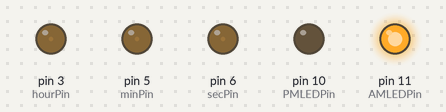
Simulated run of this sketch. Board: Arduino Uno, built with avr-gcc and run on an emulated ATmega328P. Shown: output pins drawn as LEDs (lit = HIGH). The local clock reads 2024-03-15 10:24:30 at power-on unless the sketch sets it.

Above: at 0.1 s.
At 1.3 s:
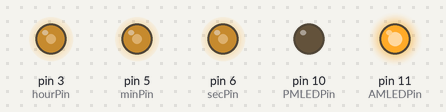
At 2.5 s:
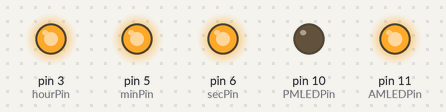
At 5.2 s:
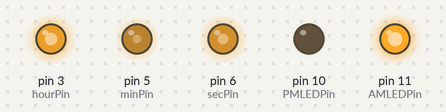
At 21.1 s:
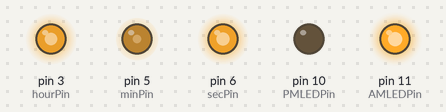
At 38.1 s:
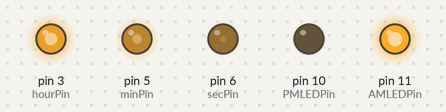
Timing chart, 0 to 40.0 s (numbered marks = the images above):
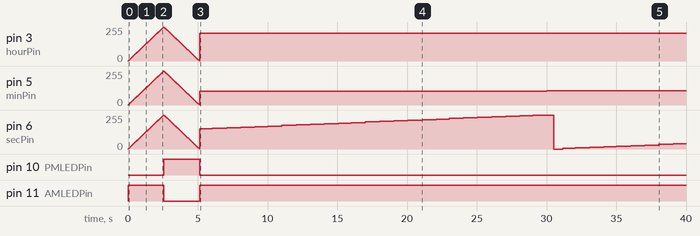

The sketch:

vm_clock.ino
```cpp
#include <RTClib.h> // https://github.com/adafruit/RTClib
#include <Wire.h>

const int secPin = 6;
const int minPin = 5;
const int hourPin = 3;
const int AMLEDPin = 11;
const int PMLEDPin = 10;

bool isSecDecay = false;
bool isMinDecay = false;
bool isHourDecay = false;
bool runDelay = false;
int decayPins[] = {secPin, minPin, hourPin}; // order must match isDecayPins in Decay method

const int buttonPin1 = 8;     // the number of the pushbutton pin
const int buttonPin2 = 7;     // the number of the pushbutton pin

int buttonState1 = 0;         // variable for reading the pushbutton status
int buttonState2 = 0;         // variable for reading the pushbutton status

int hp1 = 0;
int hp2 = 0;

RTC_DS1307 rtc;

/**
  * Changes the meter over a range of values. All pins will change to the same
     value at relatively the same time
  *
  * @param int startVal   The starting value
  * @param int endVal     The ending value
  * @param int decayRate  The rate of change on each `delayTime`
                          (positive goes up, negative goes down)
  * @param int delayTime  The delay between changes
 */
void Decay(int startVal, int endVal, int decayRate, int delayTime) {
  int decay = startVal;
  bool isDecayPins[] = {isSecDecay, isMinDecay, isHourDecay};

  // Loop through the decays
  for (int i = 0; i <= abs(startVal - endVal); i++) {
    // Loop through the pins
    for (int j = 0; j < sizeof decayPins/sizeof decayPins[0]; j++) {
      if (isDecayPins[j]) {
        analogWrite(decayPins[j], decay);
      }
    }

    delay(delayTime);
    decay += decayRate;

    if (decay < 0) {
      decay = 0;
    }
  }

}

void InitializeButton() {
  // ## INITIALIZE BUTTON CODE

  pinMode(buttonPin1, INPUT);
  pinMode(buttonPin2, INPUT);
}

void InitializePin() {
  // ## INITIALIZE PINS
  pinMode(AMLEDPin, OUTPUT);
  pinMode(PMLEDPin, OUTPUT);

  isSecDecay = true;
  isMinDecay = true;
  isHourDecay = true;

  digitalWrite(AMLEDPin, HIGH);
  digitalWrite(PMLEDPin, LOW);
  Decay(0, 255,  1, 10);

  digitalWrite(AMLEDPin, LOW);
  digitalWrite(PMLEDPin, HIGH);
  Decay(255, 0, -1, 10);

  isSecDecay = false;
  isMinDecay = false;
  isHourDecay = false;
}

void setup() {

  Serial.begin(9600);
  Wire.begin();
  rtc.begin();

  InitializeButton();
  InitializePin();
}

/***
 *    ______                           _________     _________
 *    ___  / ____________________      __  ____/___________  /____
 *    __  /  _  __ \  __ \__  __ \     _  /    _  __ \  __  /_  _ \
 *    _  /___/ /_/ / /_/ /_  /_/ /     / /___  / /_/ / /_/ / /  __/
 *    /_____/\____/\____/_  .___/      \____/  \____/\__,_/  \___/
 *                       /_/
 */

void buttonLoop() {
//  buttonState1 = digitalRead(buttonPin1);
//  buttonState2 = digitalRead(buttonPin2);
//
//  if ((buttonState1 == HIGH) && (hp1 == 0)) {
//    Serial.println("Pressed1");
//    setTime(hour() + 1, minute(), second(), day(), month(), year());
//    Serial.println(hour());
//    hp1 = 1;
//    delay(200);
//  } else if (buttonState1 == LOW) {
//    hp1 = 0;
//  }
//
//  if ((buttonState2 == HIGH) && (hp2 == 0)) {
//    Serial.println("Pressed2");
//    setTime(hour(), minute() + 1, second(), day(), month(), year());
//    Serial.println(minute());
//    hp2 = 1;
//    delay(100);
//  } else if (buttonState2 == LOW) {
//    hp2 = 0;
//  }
}

void displayTime() {
  // Retrieve the time from the real time clock.
  DateTime now = rtc.now();
  runDelay = false;

  // ### For debuging purposes, write the time to the
  // Serial.print(now.hour());
  // Serial.print(":");
  // Serial.print(now.minute());
  // Serial.print(":");
  // Serial.println(now.second());

  if (now.second() == 0) {
    if (isSecDecay == false) {
      isSecDecay = true;
      runDelay = true;
    }
  } else {
    isSecDecay = false;
    analogWrite(secPin, now.second() * (255.0 / 59.0));
  }

  if (now.minute() == 0) {
    if (isMinDecay == false) {
      isMinDecay = true;
      runDelay = true;
    }
  } else {
    isMinDecay = false;
    analogWrite(minPin, now.minute() * (255.0 / 59.0));
  }

  if (now.hour() % 12 == 1) {
    if (isHourDecay == false) {
      isHourDecay = true;
      runDelay = true;
    }
  } else {
    isHourDecay = false;
    if (now.hour() == 0) {
      analogWrite(hourPin, 255);
    } else if (now.hour() <= 12) {
      analogWrite(hourPin, (now.hour() -  1) * (255.0 / 11.0));
    } else {
      analogWrite(hourPin, (now.hour() - 13) * (255.0 / 11.0));
    }
  }

  if (now.hour() < 12) {
    digitalWrite(AMLEDPin, HIGH);
    digitalWrite(PMLEDPin, LOW);
  } else {
    digitalWrite(AMLEDPin, LOW);
    digitalWrite(PMLEDPin, HIGH);
  }

  if (runDelay) {
    Decay(255, 0, -2, 4);
  }
}

void loop() {
  buttonLoop();
  displayTime();
  delay(100);
}
```

Measured:
- by itself, pin 10 (PMLEDPin): HIGH → LOW at 5.1 s
- by itself, pin 11 (AMLEDPin): HIGH → LOW at 2.6 s, → HIGH 2.6 s later
